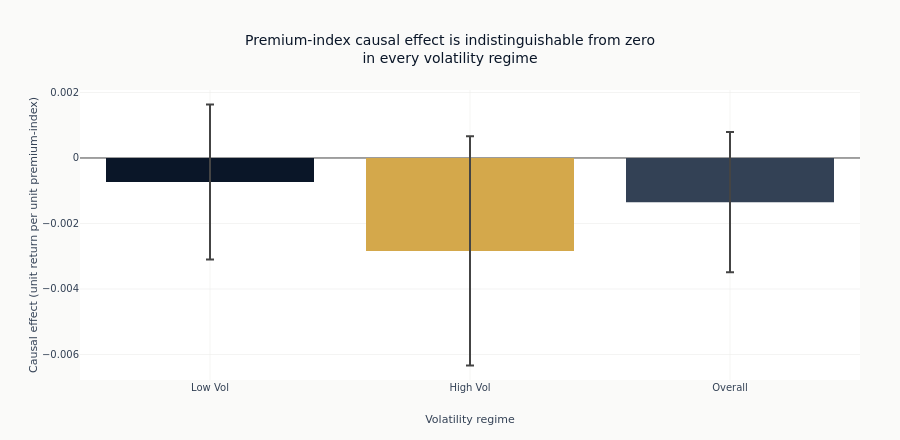

This figure's notebook cell:
### Code cell
# Regime comparison
fig2 = go.Figure()
fig2.add_trace(
    go.Bar(
        x=["Low Vol", "High Vol", "Overall"],
        y=[effect_low, effect_high, dml_effect],
        error_y=dict(type="data", array=[1.96 * se_low_hac, 1.96 * se_high_hac, 1.96 * dml_se_hac]),
        marker_color=[COLORS["blue"], COLORS["amber"], COLORS["neutral"]],
    )
)
fig2.update_layout(
    title=(
        "Premium-index causal effect is indistinguishable from zero<br>in every volatility regime"
    ),
    xaxis_title="Volatility regime",
    yaxis_title="Causal effect (unit return per unit premium-index)",
    height=440,
    margin=dict(t=90, b=60, l=80, r=40),
)
fig2.show()

### Figure 1 — Plotly figure (JSON) as saved in the notebook; plotly's stock layout.template omitted (floating-point values rounded to 4 significant figures)
{"data": [{"error_y": {"array": [0.002367, 0.003499, 0.002143], "type": "data"}, "marker": {"color": ["#0a1628", "#D4A84B", "#334155"]}, "type": "bar", "x": ["Low Vol", "High Vol", "Overall"], "y": [-0.0007337, -0.002837, -0.001349]}], "layout": {"height": 440, "margin": {"b": 60, "l": 80, "r": 40, "t": 90}, "title": {"text": "Premium-index causal effect is indistinguishable from zero<br>in every volatility regime"}, "xaxis": {"title": {"text": "Volatility regime"}}, "yaxis": {"title": {"text": "Causal effect (unit return per unit premium-index)"}}}}
